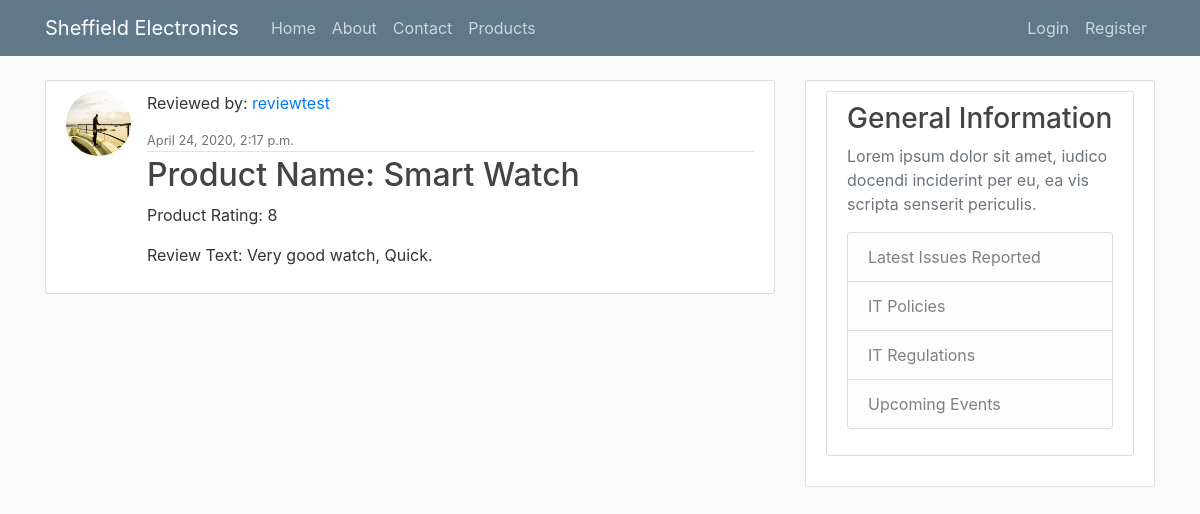
Screenshot of /review/14 with the database file from the repository.
### itreporting/models.py (models this page shows, shortened)
class Review(models.Model):
	productname=models.CharField(max_length=255)
	productrating=models.CharField(max_length=5)
	reviewtext=models.TextField()
	date=models.DateTimeField(default=timezone.now)
	author=models.ForeignKey(User,on_delete=models.CASCADE)

### users/models.py (models this page shows)
class Profile(models.Model):
	user = models.OneToOneField(User, on_delete=models.CASCADE)
	fullname=models.CharField(max_length=255)
	dob=models.DateField()
	address=models.TextField()
	city=models.CharField(max_length=255)
	country=models.CharField(max_length=255)
	image = models.ImageField(default='default.jpg', upload_to='profile_pics')

### itreporting/views.py (the view)
# urls.py: path('review/<int:pk>', PostDetailView.as_view(), name='review-detail'),
class PostDetailView(DetailView):
	model = Review

### itreporting/templates/itreporting/review_detail.html (shortened to what this page needs)
{% extends "itreporting/base.html" %}
{% block content %}
	<article class="media content-section">
	<img class="rounded-circle article-img" src="{{ review.author.profile.image.url }}"/>
  <div class="media-body">
    <div class="article-metadata">
      <p class="mr-2"> Reviewed by: <a class="mr-2" href="{% url 'user-reviews' object.author.username %}"> {{ object.author }}</a> </p>
      <small class="text-muted">{{ object.date}}</small>
    </div>
    <h2 class="article-title"> Product Name: {{object.productname}}</h2>
	<p class="article-content"> Product Rating: {{ object.productrating }}</p>
	<p class="article-content"> Review Text: {{ object.reviewtext }}</p>
  </div>
</article>
{% endblock content %}

### itreporting/static/css/styles.css (style rules this page uses)
body { background: #fafafa; color: #333333; margin-top: 5rem; }
h1, h2, h3, h4, h5, h6 { color: #444444; }
.content-section { background: #ffffff; padding: 10px 20px; border: 1px solid #dddddd; border-radius: 3px; margin-bottom: 20px; }
.article-title { color: #444444; }
.article-content { white-space: pre-line; }
.article-img { height: 65px; width: 65px; margin-right: 16px; }
.article-metadata { padding-bottom: 1px; margin-bottom: 4px; border-bottom: 1px solid #e3e3e3 }

### rows the page displays
Review: author.profile.image (picture), author "reviewtest", date "April 24, 2020, 2:17 p.m.", productname "Smart Watch", productrating "8", reviewtext "Very good watch, Quick."
